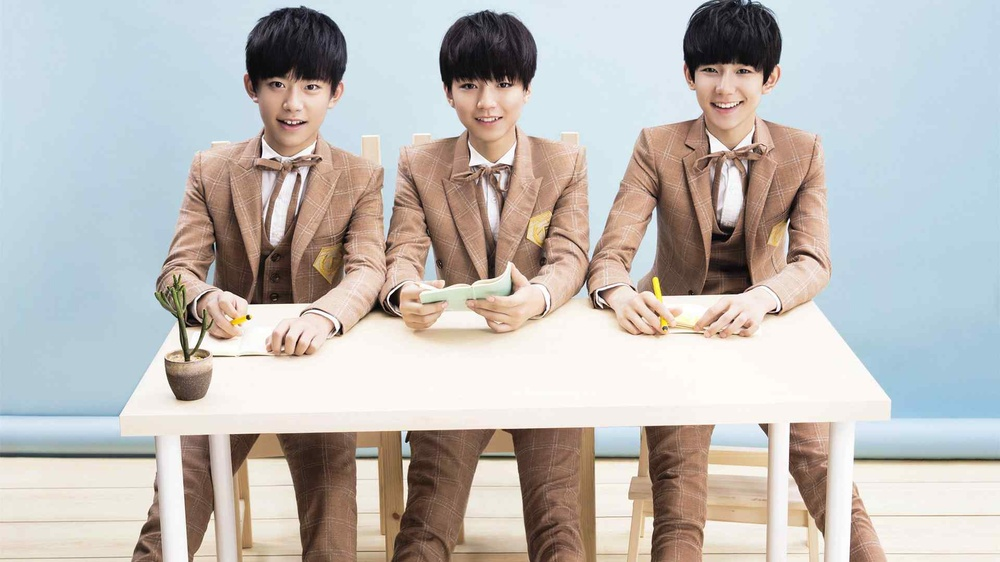
#> input picture tfboy.jpeg, 1000 x 562 px, shrunk from 1920 x 1080 before the run
$ python '07视频人脸检测.py'
#> lines starting #> are read from the running program, lines starting #| are printed output that depends on the picture; after the words box and inside, x2 and y2 are one past the last pixel; in counts of white or black regions, pixels touching at a corner belong together
# 导入cv2模块
import cv2 as cv
# 读取图片
img = cv.imread('tfboy.jpeg')
#> img is the input picture: shape (562, 1000, 3); mean B, G, R 184.1, 187.4, 191.2
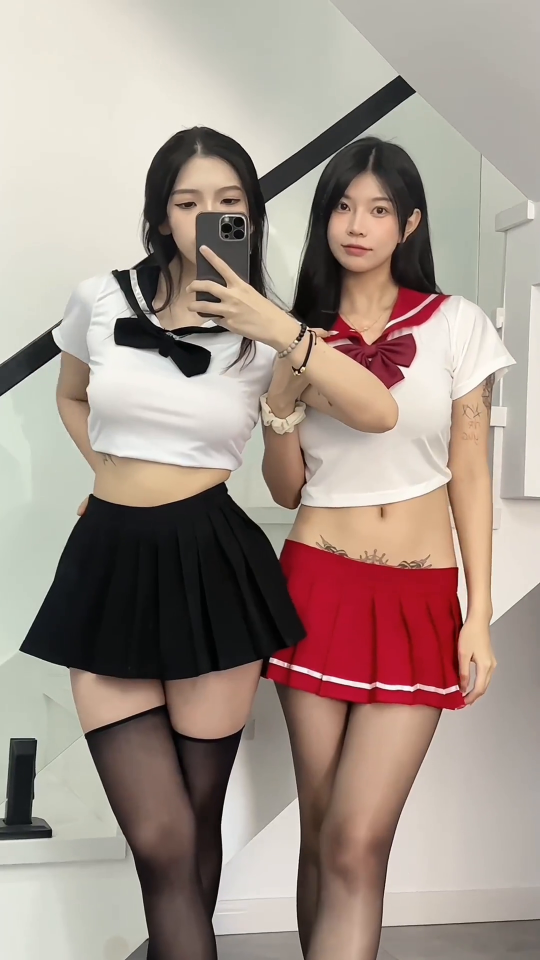
#> input picture frame 26 of 1.mp4, 1080 x 1920 px (shown at 1/2 size)
#> further down, frame is the input picture: shape (1920, 1080, 3); mean B, G, R 137.8, 146.8, 162.8
# 人脸检测函数


def face_detect_demo(img):
    # 图片灰度转换
    gray = cv.cvtColor(img, cv.COLOR_BGR2GRAY)
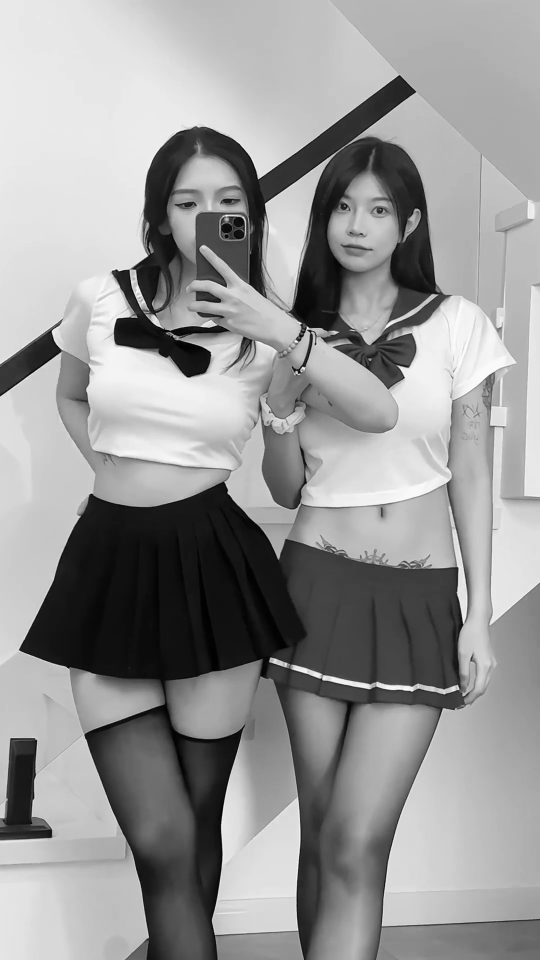
#> gray: shape (1920, 1080) (shown at 1/2 size); min 0, max 255, mean 150.6
    # 调用opencv训练好的分类器模型
    face_detect = cv.CascadeClassifier(
        'Y:/opencv4.7.0/opencv/sources/data/haarcascades/haarcascade_frontalface_alt.xml')

    # 检测范围
    face = face_detect.detectMultiScale(img, 1.3, 2)
#> face = [[632, 355, 175, 175]]
    # 绘制矩形框
    for x, y, w, h in face:
        cv.rectangle(img, (x, y), (x+w, y+h), color=(255, 0, 0), thickness=2)
#> this loop made 1 pass
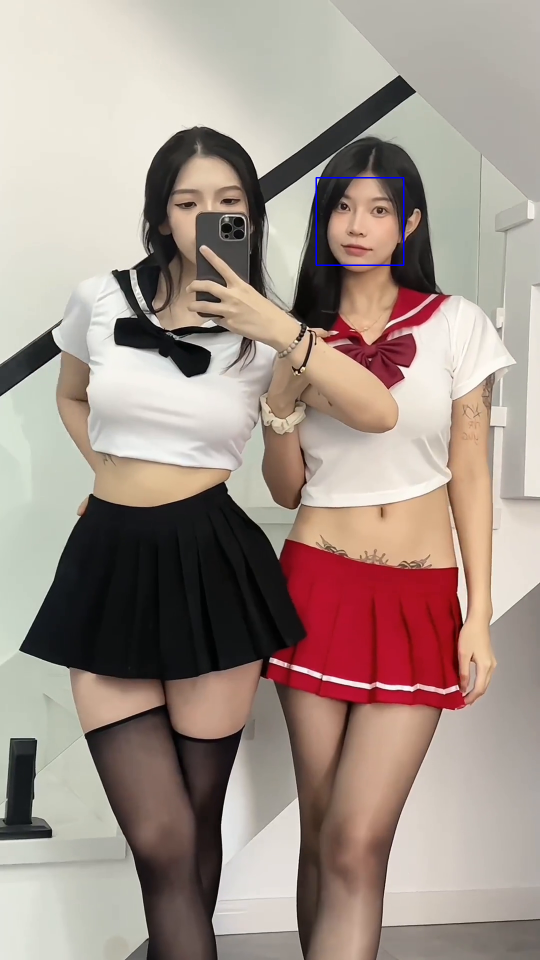
#> img: shape (1920, 1080, 3) (shown at 1/2 size); 0.1% of pixels changed, all inside (x1, y1, x2, y2) = (631, 354, 809, 532)
    # 显示图片
    cv.imshow("show", img)

#读取摄像头
#cap = cv.VideoCapture(0)
cap = cv.VideoCapture('1.mp4')
# 按下按钮退出
while True:
    flag,frame = cap.read()
    if not flag:
        break
    face_detect_demo(frame)
    if ord('y') == cv.waitKey(1):
#> (key Esc is pressed here)
        break
# 释放内存
cv.destroyAllWindows()
#释放摄像头
cap.release()
